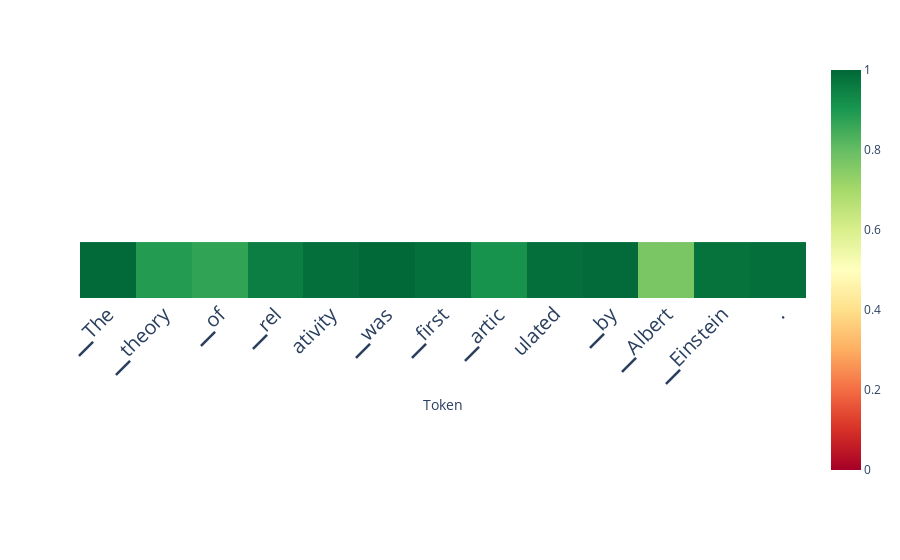

Write notebook code for a chart like this one.
### Code cell
scores_per_token = doc.detect(output['projections'], aggregation_method='auto')
doc.plot_scores_per_token(scores_per_token, tokens, lastn_tokens_to_plot=max_new_tokens, detection_method='classifier')

### Figure 1 — Plotly figure (JSON) as saved in the notebook; plotly's stock layout.template omitted (floating-point values rounded to 4 significant figures)
{"data": [{"coloraxis": "coloraxis", "hovertemplate": "Token: %{x}<br>y: %{y}<br>color: %{z}<extra></extra>", "name": "0", "type": "heatmap", "xaxis": "x", "yaxis": "y", "z": [[0.9951, 0.8885, 0.8713, 0.9539, 0.9857, 0.9981, 0.9832, 0.9097, 0.9858, 0.9932, 0.7692, 0.9767, 0.9848]]}], "layout": {"autosize": true, "coloraxis": {"cmax": 1, "cmin": 0, "colorscale": [[0, "rgb(165,0,38)"], [0.1, "rgb(215,48,39)"], [0.2, "rgb(244,109,67)"], [0.3, "rgb(253,174,97)"], [0.4, "rgb(254,224,139)"], [0.5, "rgb(255,255,191)"], [0.6, "rgb(217,239,139)"], [0.7, "rgb(166,217,106)"], [0.8, "rgb(102,189,99)"], [0.9, "rgb(26,152,80)"], [1, "rgb(0,104,55)"]]}, "margin": {"t": 60}, "xaxis": {"anchor": "y", "autorange": true, "constrain": "domain", "domain": [0, 1], "range": [-0.5, 12.5], "scaleanchor": "y", "tickangle": -45, "tickfont": {"size": 20}, "ticktext": ["▁The", "▁theory", "▁of", "▁rel", "ativity", "▁was", "▁first", "▁artic", "ulated", "▁by", "▁Albert", "▁Einstein", "."], "tickvals": [0, 1, 2, 3, 4, 5, 6, 7, 8, 9, 10, 11, 12], "title": {"text": "Token"}}, "yaxis": {"anchor": "x", "autorange": true, "constrain": "domain", "domain": [0.3575, 0.6425], "range": [0.5, -0.5], "showticklabels": false}}}
